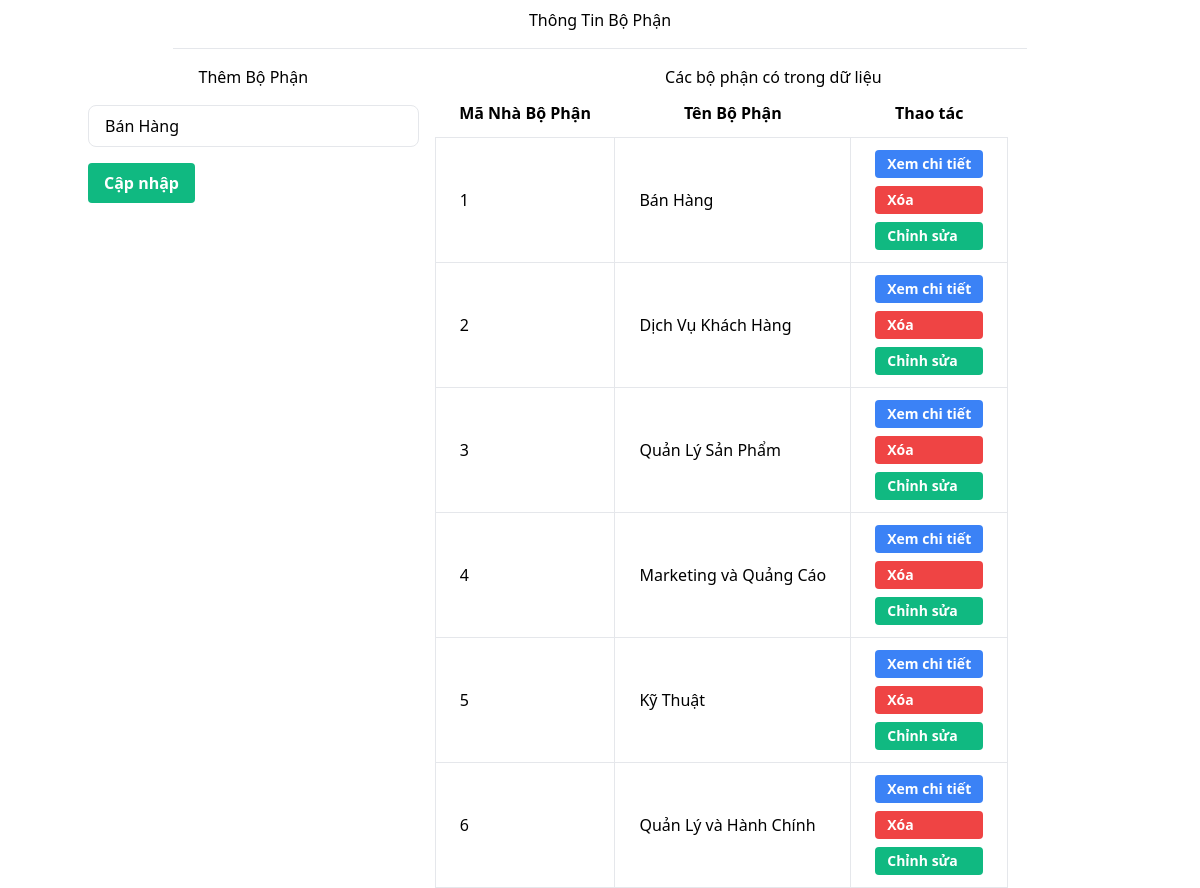
The page /admins/bophan.php?edit=1 on the database its author committed.
### tables this page shows
CREATE TABLE `bophan` (
  `MaBoPhan` int(5) NOT NULL,
  `TenBoPhan` varchar(100) NOT NULL
);

### admins/action_bophan.php (called while the page is built, shortened)
<?php
include "config.php";
mysqli_set_charset($conn, 'utf8mb4');
if (isset($_GET['edit'])) {
    $id = $_GET['edit'];
    $query = "SELECT * FROM bophan WHERE MaBoPhan=?";
    $stmt = $conn->prepare($query);
    $stmt->bind_param("s", $id);
    $stmt->execute();
    $result = $stmt->get_result();
    $row = $result->fetch_assoc();
    $id = $row['MaBoPhan'];
    $tenbp = $row['TenBoPhan'];
}

### admins/bophan.php (the view, shortened to what this page needs)
<?php
include "config.php";
include 'action_bophan.php';
?>
<!DOCTYPE html>
<html lang="en">
<head>
    <link href="https://cdn.jsdelivr.net/npm/tailwindcss@2.2.19/dist/tailwind.min.css" rel="stylesheet">
</head>
<body class="bg-white">
    <div class="container mx-auto">
        <div class="container-fluid">
            <div class="flex justify-center">
                <div class="w-10/12">
                    <h3 class="text-center text-dark mt-2">Thông Tin Bộ Phận</h3>
                    <hr class="my-4">
                </div>
            </div>
            <div class="grid grid-cols-12 gap-4">
                <div class="col-span-12 md:col-span-4">
                    <h3 class="text-center text-info">Thêm Bộ Phận</h3>
                    <form action="action_bophan.php" method="post" enctype="multipart/form-data" class="mt-4">
                        <div class="mb-4">
                            <input type="text" name="tenbp" value="<?= $tenbp; ?>" class="border rounded-lg px-4 py-2 w-full" placeholder="Nhập tên bộ phận" required>
                        </div>
                        <div class="mb-4">
                            <?php if ($id == true) { ?>
                                <input type="submit" name="update" class="bg-green-500 hover:bg-green-600 text-white font-bold py-2 px-4 rounded" value="Cập nhập">
                            <?php } else { ?>
                                <input type="submit" name="add" class="bg-blue-500 hover:bg-blue-600 text-white font-bold py-2 px-4 rounded" value="Thêm tài khoản">
                            <?php } ?>
                        </div>
                    </form>
                </div>
                <div class="col-span-12 md:col-span-8">
                    <?php
                    $query = 'SELECT * FROM bophan';
                    $stmt = $conn->prepare($query);
                    $stmt->execute();
                    $result = $stmt->get_result();
                    ?>
                    <h3 class="text-center text-info">Các bộ phận có trong dữ liệu</h3>
                    <div class="account-list max-h-500 overflow-y-scroll w-900">
                        <table class="table-auto" id="data-table">
                            <thead>
                                <tr>
                                    <th class="px-6 py-3">Mã Nhà Bộ Phận</th>
                                    <th class="px-6 py-3">Tên Bộ Phận</th>
                                    <th class="px-6 py-3">Thao tác</th>
                                </tr>
                            </thead>
                            <tbody>
                                <?php while ($row = $result->fetch_assoc()) { ?>
                                    <tr class="bg-white hover:bg-gray-100 transition duration-300" >
                                        <td class="border px-6 py-3"><?= $row['MaBoPhan']; ?></td>
                                        <td class="border px-6 py-3"><?= $row['TenBoPhan']; ?></td>
                                        <td class="border px-6 py-3">
                                            <div class="flex flex-col">
                                                <a href="details_ncc.php?details=<?= $row['MaBoPhan']; ?>" class="bg-blue-500 hover:bg-blue-700 text-white font-bold py-1 px-3 rounded mb-2 text-sm">Xem chi tiết</a>
                                                <a href="action_bophan.php?delete=<?= $row['MaBoPhan']; ?>" onclick="return confirm('Bạn có chắc là muốn xóa?');" class="bg-red-500 hover:bg-red-700 text-white font-bold py-1 px-3 rounded mb-2 text-sm">Xóa</a>
                                                <a href="bophan.php?edit=<?= $row['MaBoPhan']; ?>" class="bg-green-500 hover:bg-green-700 text-white font-bold py-1 px-3 rounded text-sm">Chỉnh sửa</a>
                                            </div>
                                        </td>
                                    </tr>
                                <?php } ?>
                            </tbody>
                        </table>
                    </div>
                </div>
            </div>
        </div>
    </div>
</body>
</html>

### rows shown on the page
bophan: tenbp "Bán Hàng", MaBoPhan "1", TenBoPhan "Bán Hàng"
bophan: MaBoPhan "2", TenBoPhan "Dịch Vụ Khách Hàng"
bophan: MaBoPhan "3", TenBoPhan "Quản Lý Sản Phẩm"
bophan: MaBoPhan "4", TenBoPhan "Marketing và Quảng Cáo"
bophan: MaBoPhan "5", TenBoPhan "Kỹ Thuật"
bophan: MaBoPhan "6", TenBoPhan "Quản Lý và Hành Chính"
